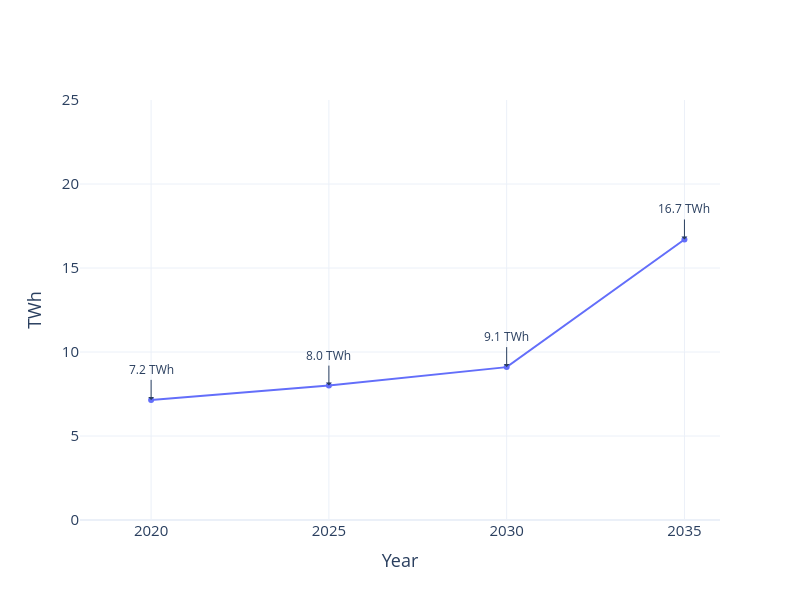

Notebook code cell kept with this figure:
### Markdown cell above
```xml
<?xml version="1.0" ?>
<scenario>
  <world>
    <region name="South Korea">
      <supplysector name="electricity">
        <subsector name="hydro">
          <stub-technology name="hydro">
            <period year="2020">
              <fixedOutput>0.0257</fixedOutput>
            </period>
            <period year="2025">
              <fixedOutput>0.0288</fixedOutput>
            </period>
            <period year="2030">
              <fixedOutput>0.0328</fixedOutput>
            </period>
            <period year="2035">
              <fixedOutput>0.0601</fixedOutput>
            </period>
          </stub-technology>
        </subsector>
      </supplysector>
    </region>
  </world>
</scenario>

```

### Code cell
years_cap, values_cap = xy(dictCapTWh)

fig = go.Figure()

for name, x, y, dash in [
    ("Current Policies", years_cap, values_cap, None),
]:
    fig.add_trace(go.Scatter(
        x=list(x), y=list(y),
        mode='lines+markers',
        name=name,
        line=(dict(dash=dash) if dash else None)
    ))

# Build annotations without repeating blocks
target_years = [2020, 2025, 2030, 2035]
annotations = []
for yr in target_years:
    val = dictCapTWh.get(yr)
    if val is not None:
        annotations.append(go.layout.Annotation(
            x=yr, y=val,
            xanchor='center', yanchor='bottom',
            text=f"{val:.1f} TWh",
            showarrow=True, arrowhead=1, ax=0, ay=-20
        ))

fig.update_layout(
    template='plotly_white',
    title_x=0.5,
    width=800, height=600,
    annotations=annotations,
    xaxis=dict(
        title='Year',
        title_font=dict(size=18),
        tickfont=dict(size=15),
        tickvals=[2020, 2025, 2030, 2035],  # custom tick positions
        range=[2018, 2036]                  # xrange
    ),
    yaxis=dict(
        title='TWh',
        title_font=dict(size=18),
        tickfont=dict(size=15),
        range=[0, 25]                       # yrange
    ),
)

fig.write_image("../figures/hydro_generation.png", scale=2)
fig.show()

### Figure 1 — Plotly figure (JSON) as saved in the notebook; plotly's stock layout.template omitted (floating-point values rounded to 4 significant figures)
{"data": [{"mode": "lines+markers", "name": "Current Policies", "type": "scatter", "x": [2020, 2025, 2030, 2035], "y": [7.15, 8, 9.1, 16.7]}], "layout": {"annotations": [{"arrowhead": 1, "ax": 0, "ay": -20, "showarrow": true, "text": "7.2 TWh", "x": 2020, "xanchor": "center", "y": 7.15, "yanchor": "bottom"}, {"arrowhead": 1, "ax": 0, "ay": -20, "showarrow": true, "text": "8.0 TWh", "x": 2025, "xanchor": "center", "y": 8, "yanchor": "bottom"}, {"arrowhead": 1, "ax": 0, "ay": -20, "showarrow": true, "text": "9.1 TWh", "x": 2030, "xanchor": "center", "y": 9.1, "yanchor": "bottom"}, {"arrowhead": 1, "ax": 0, "ay": -20, "showarrow": true, "text": "16.7 TWh", "x": 2035, "xanchor": "center", "y": 16.7, "yanchor": "bottom"}], "height": 600, "title": {"x": 0.5}, "width": 800, "xaxis": {"range": [2018, 2036], "tickfont": {"size": 15}, "tickvals": [2020, 2025, 2030, 2035], "title": {"font": {"size": 18}, "text": "Year"}}, "yaxis": {"range": [0, 25], "tickfont": {"size": 15}, "title": {"font": {"size": 18}, "text": "TWh"}}}}
